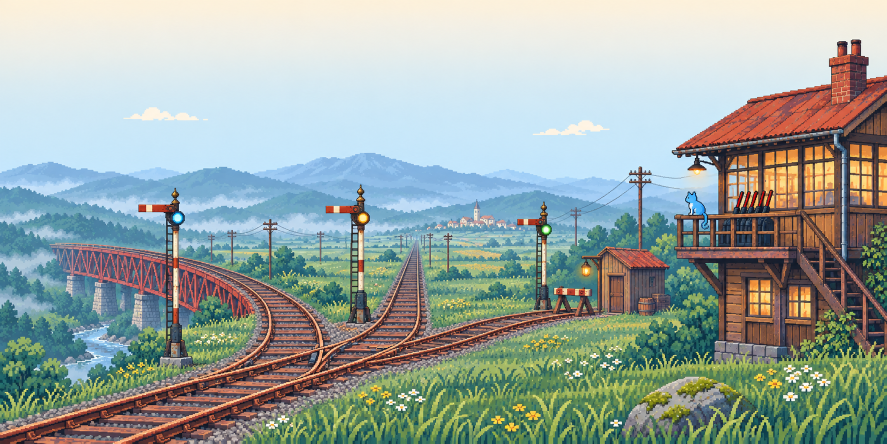
#> input picture site-next/src/art/raw/hero.png, 1774 x 887 px (shown at 1/2 size)
$ python prepare_assets.py
#> lines starting #> are read from the running program, lines starting #| are printed output that depends on the picture
"""Prepare committed site assets from sources: illustrations, screenshots and fonts.

Needs Pillow and fontTools (with brotli). Run it after changing an illustration,
or after changing Chinese headings, so the subset font covers the new characters:

    python site-next/prepare_assets.py

Font sources are read from site-next/.cache/fonts (not committed); see README.md.
"""
from html.parser import HTMLParser
from pathlib import Path
import shutil
import sys

from PIL import Image

ROOT = Path(__file__).resolve().parent
REPO = ROOT.parent
SRC = ROOT / "src"
RAW = SRC / "art" / "raw"
OUT = SRC / "assets"
FONT_CACHE = ROOT / ".cache" / "fonts"

BAYER = [
    [0, 32, 8, 40, 2, 34, 10, 42], [48, 16, 56, 24, 50, 18, 58, 26],
    [12, 44, 4, 36, 14, 46, 6, 38], [60, 28, 52, 20, 62, 30, 54, 22],
    [3, 35, 11, 43, 1, 33, 9, 41], [51, 19, 59, 27, 49, 17, 57, 25],
    [15, 47, 7, 39, 13, 45, 5, 37], [63, 31, 55, 23, 61, 29, 53, 21],
]


def webp(image, name, quality=84, lossless=False):
    path = OUT / name
    image.save(path, "WEBP", quality=quality, method=6, lossless=lossless)
    print(f"  {name:28} {image.size[0]}x{image.size[1]}  {path.stat().st_size / 1024:.0f} KiB")


def illustrations():
    hero = Image.open(RAW / "hero.png").convert("RGB")
    webp(hero, "hero.webp", 86)
    webp(hero.resize((hero.width * 2, hero.height * 2), Image.NEAREST), "hero@2x.webp", 76)
    # A tighter crop for phones: the signal cabin, the cat and the three lamps.
    width, height = hero.size
    webp(hero.crop((int(width * 0.36), int(height * 0.10), width, height)), "hero-narrow.webp", 86)
    for name in ("tools", "terminal", "station", "guide"):
        banner = Image.open(RAW / f"{name}.png").convert("RGB")
        webp(banner, f"{name}.webp", 84)
        webp(banner.resize((banner.width // 2, banner.height // 2), Image.LANCZOS), f"{name}-small.webp", 84)


# [25 lines left out: functions screenshots, dither_tiles, not called in this run]


class HeadingText(HTMLParser):
    """Collects the text of headings and other elements set in the display face."""
    TAGS = {"h1", "h2", "h3", "summary", "dt", "th", "strong", "b", "a", "button", "nav"}

    # [10 lines left out: functions __init__, handle_starttag, not called in this run]

    def handle_endtag(self, tag):
        if self.depth:
            self.depth -= 1

    def handle_data(self, data):
        if self.depth:
            self.text.update(data)


# [51 lines left out: function fonts, not called in this run]


def main():
    OUT.mkdir(parents=True, exist_ok=True)
    steps = {"art": illustrations, "shots": screenshots, "dither": dither_tiles, "fonts": fonts}
    chosen = sys.argv[1:] or list(steps)
    for step in chosen:
        print(f"{step}:")
        steps[step]()
#> this loop made 1 pass
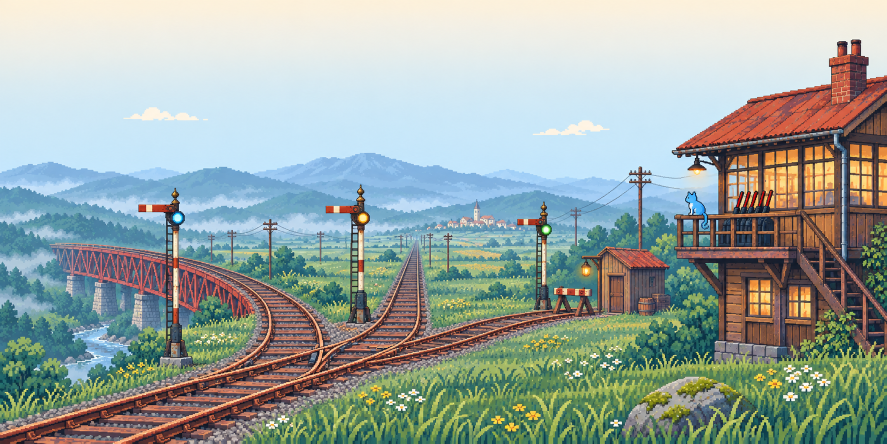
#> input picture site-next/src/art/raw/hero.png, 1774 x 887 px (shown at 1/2 size)
#> pass 1, in webp (call 2), `image.save(path, "WEBP", quality=quality, method=6, lossless=lossless)`:
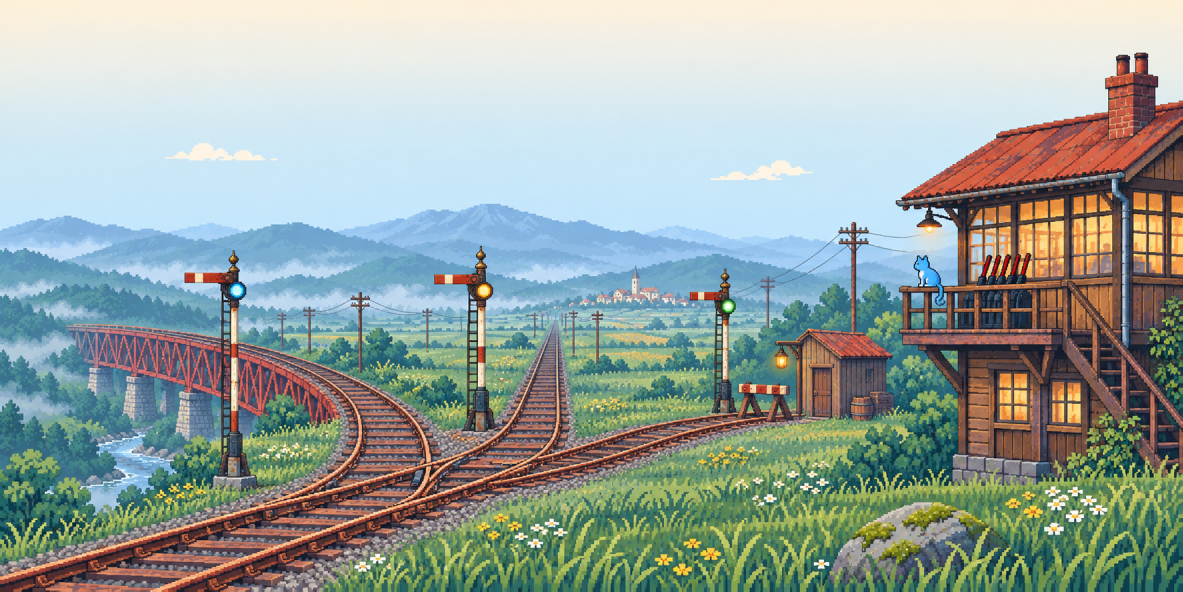
#> saved as hero@2x.webp: PIL image 3548x1774 RGB (shown at 1/3 size); mean R, G, B 153.5, 165.9, 160.4
#> pass 1, in webp (call 3), `image.save(path, "WEBP", quality=quality, method=6, lossless=lossless)`:
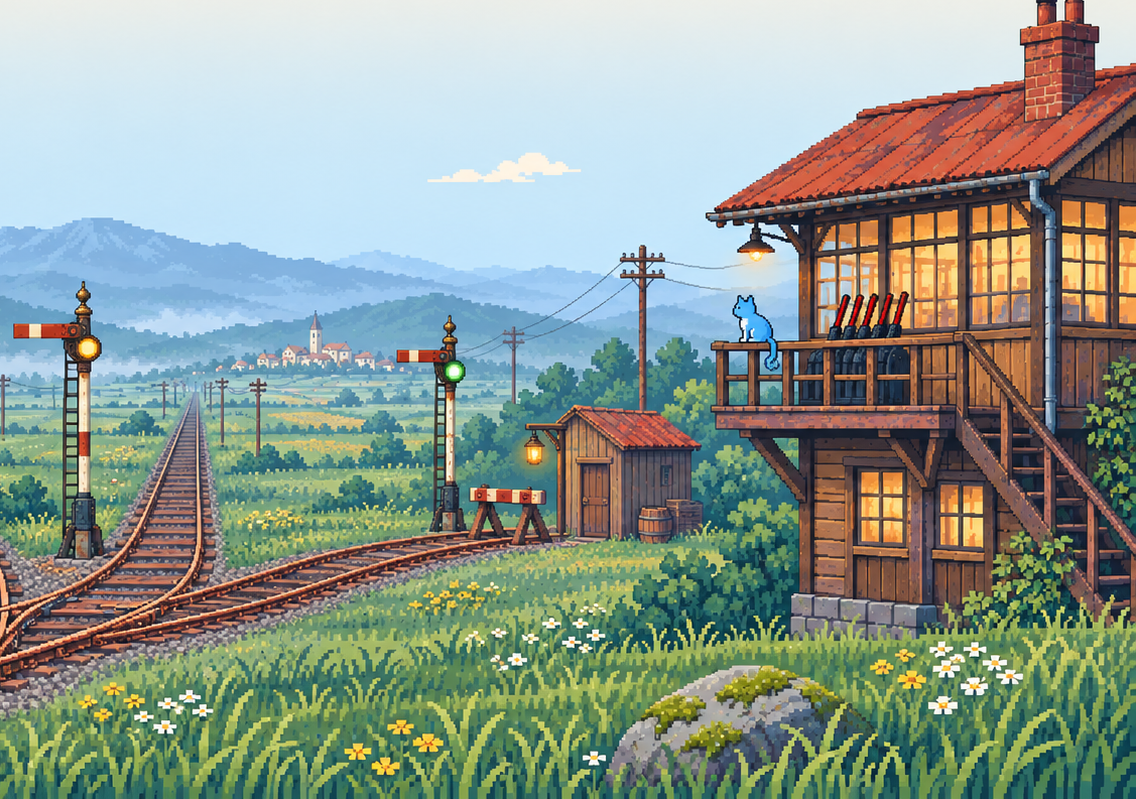
#> saved as hero-narrow.webp: PIL image 1136x799 RGB; mean R, G, B 141.4, 153.7, 143.1


if __name__ == "__main__":
#> (the run stopped early here; a loop or call above may not have finished)

$ run again, with site-next/src/art/raw/tools.png copied over site-next/src/art/raw/hero.png
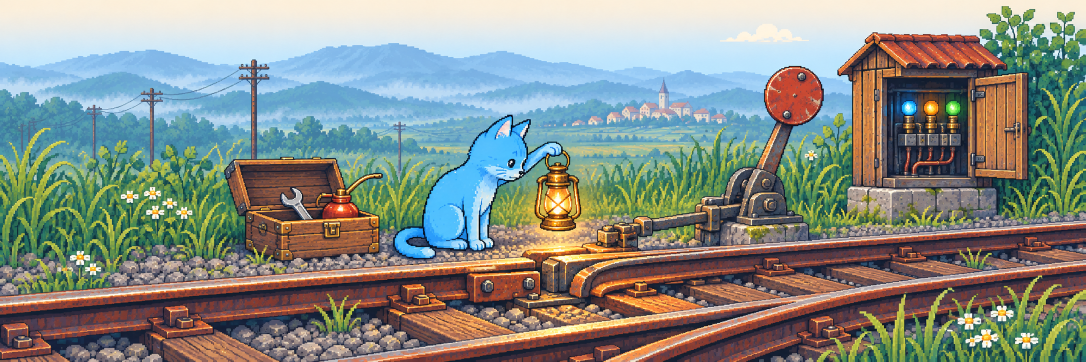
#> input picture site-next/src/art/raw/tools.png, 2172 x 724 px (shown at 1/2 size)
#> the loop in main, `for step in chosen:` made 1 pass
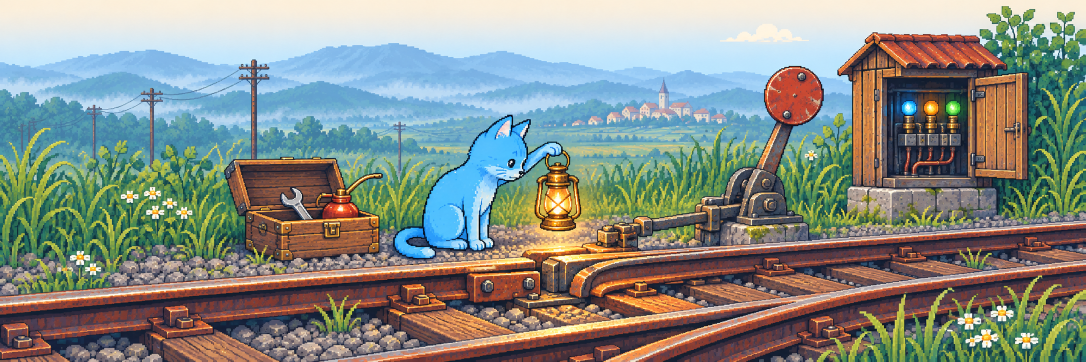
#> input picture site-next/src/art/raw/hero.png, 2172 x 724 px (shown at 1/2 size)
#> pass 1, in webp (call 2), `image.save(path, "WEBP", quality=quality, method=6, lossless=lossless)`:
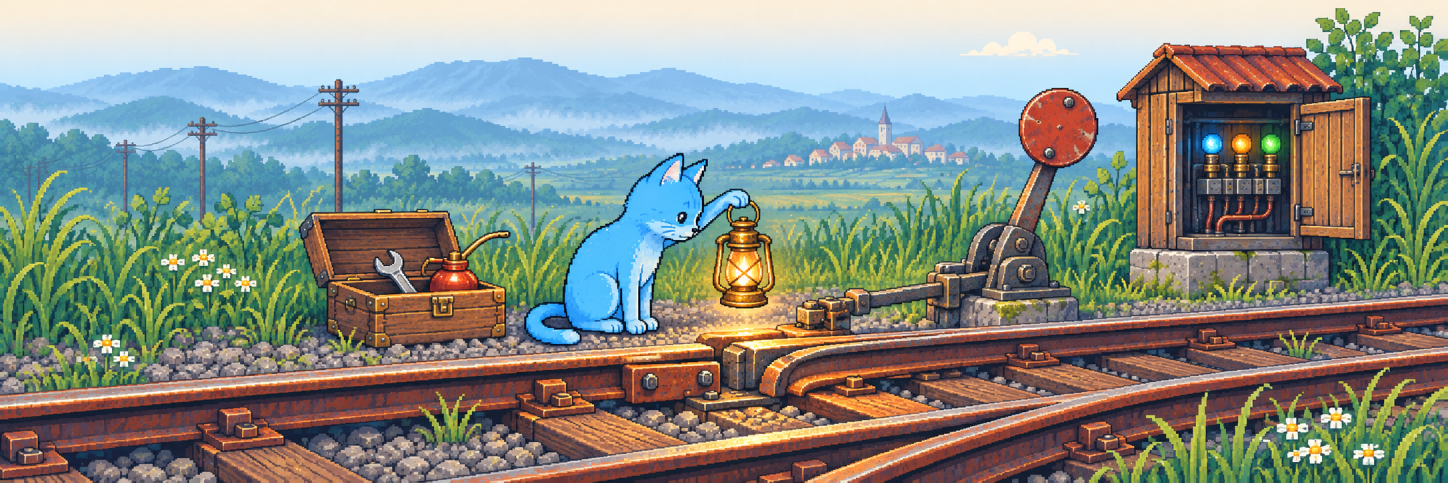
#> saved as hero@2x.webp: PIL image 4344x1448 RGB (shown at 1/3 size); mean R, G, B 135.2, 141.5, 133.7
#> pass 1, in webp (call 3), `image.save(path, "WEBP", quality=quality, method=6, lossless=lossless)`:
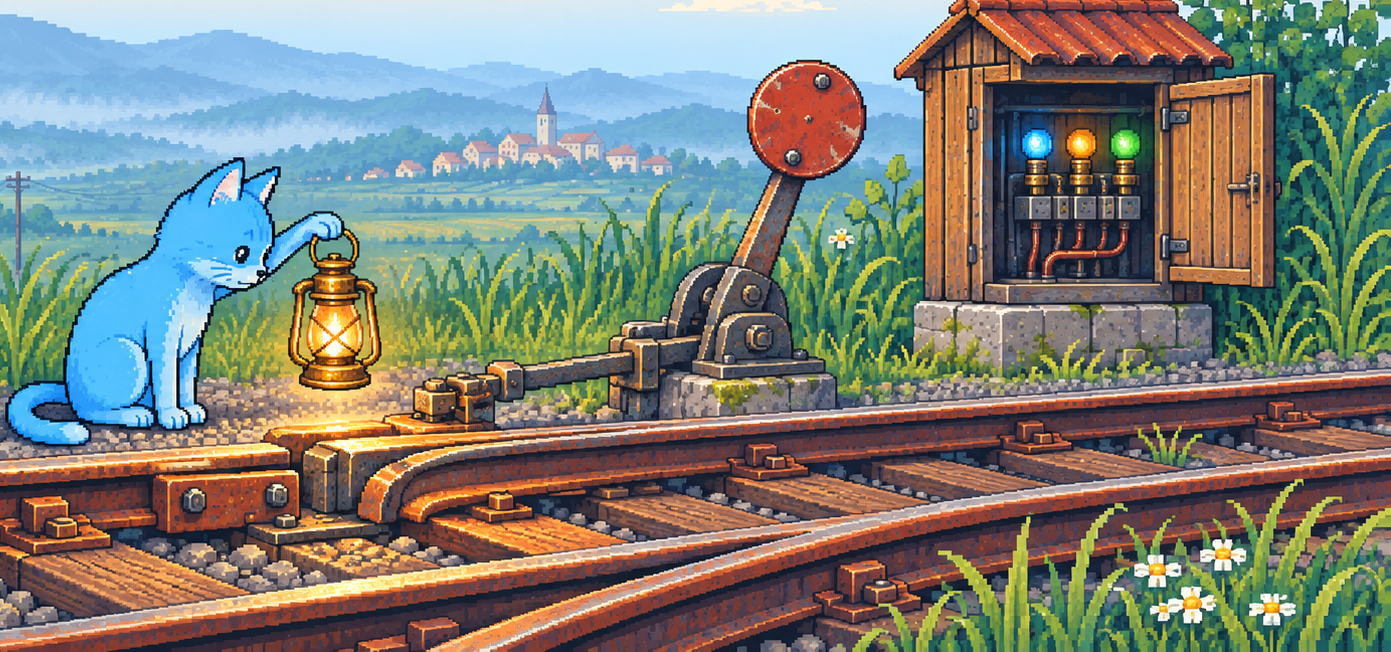
#> saved as hero-narrow.webp: PIL image 1391x652 RGB; mean R, G, B 126, 128.7, 119.4
